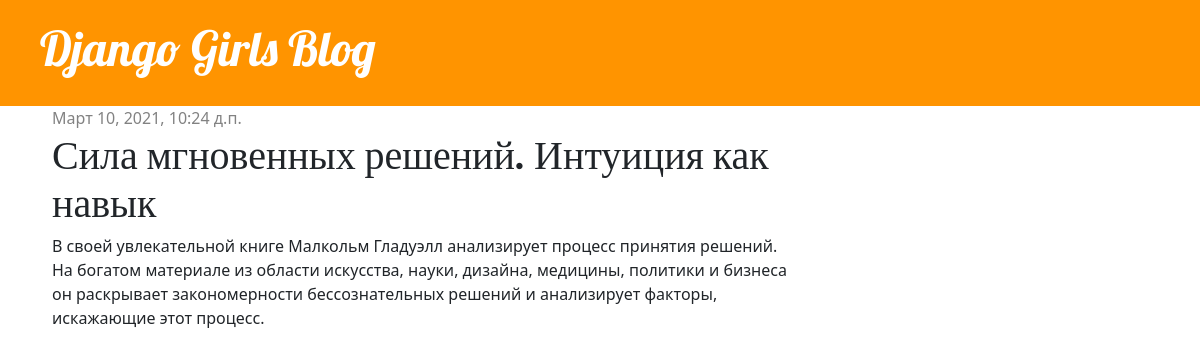
/post/1, run on the app's committed database.
### blog/models.py (models this page shows, shortened)
class Post(models.Model):
    author = models.ForeignKey(settings.AUTH_USER_MODEL, on_delete=models.CASCADE)
    title = models.CharField(max_length=200)
    text = models.TextField()
    created_date = models.DateTimeField(default=timezone.now)
    published_date = models.DateTimeField(blank=True, null=True)

### blog/views.py (the view)
# urls.py: path('post/<int:pk>', post_detail, name='post_detail'),
def post_detail(request, pk):
    post = get_object_or_404(Post, pk=pk)
    return render(request, 'blog/post_detail.html', {'post': post})

### blog/templates/blog/post_detail.html
{% extends 'blog/base.html' %}
{% block content %}
    <div class="post">
        {% if post.published_date %}
            <div class="date">
                {{ post.published_date }}
            </div>
        {% endif %}
        <h1>{{ post.title }}</h1>
        <p>{{ post.text|linebreaksbr }}</p>
    </div>
{% endblock %}

### blog/static/css/blog.css (style rules this page uses)
h1, h2, h3, h4 { font-family: 'Lobster', cursive; }
.date { color: #828282; }
.post { margin-bottom: 70px; }

### data on the page
Post: published_date "Март 10, 2021, 10:24 д.п.", title "Сила мгновенных решений. Интуиция как навык", text "В своей увлекательной книге Малкольм Гладуэлл анализирует процесс принятия решений. На богатом материале из области искусства, науки, дизайна, медицины, политики и бизнеса он раскрывает закономерности бессознательных решений и анализирует факторы, искажающие этот процесс."
